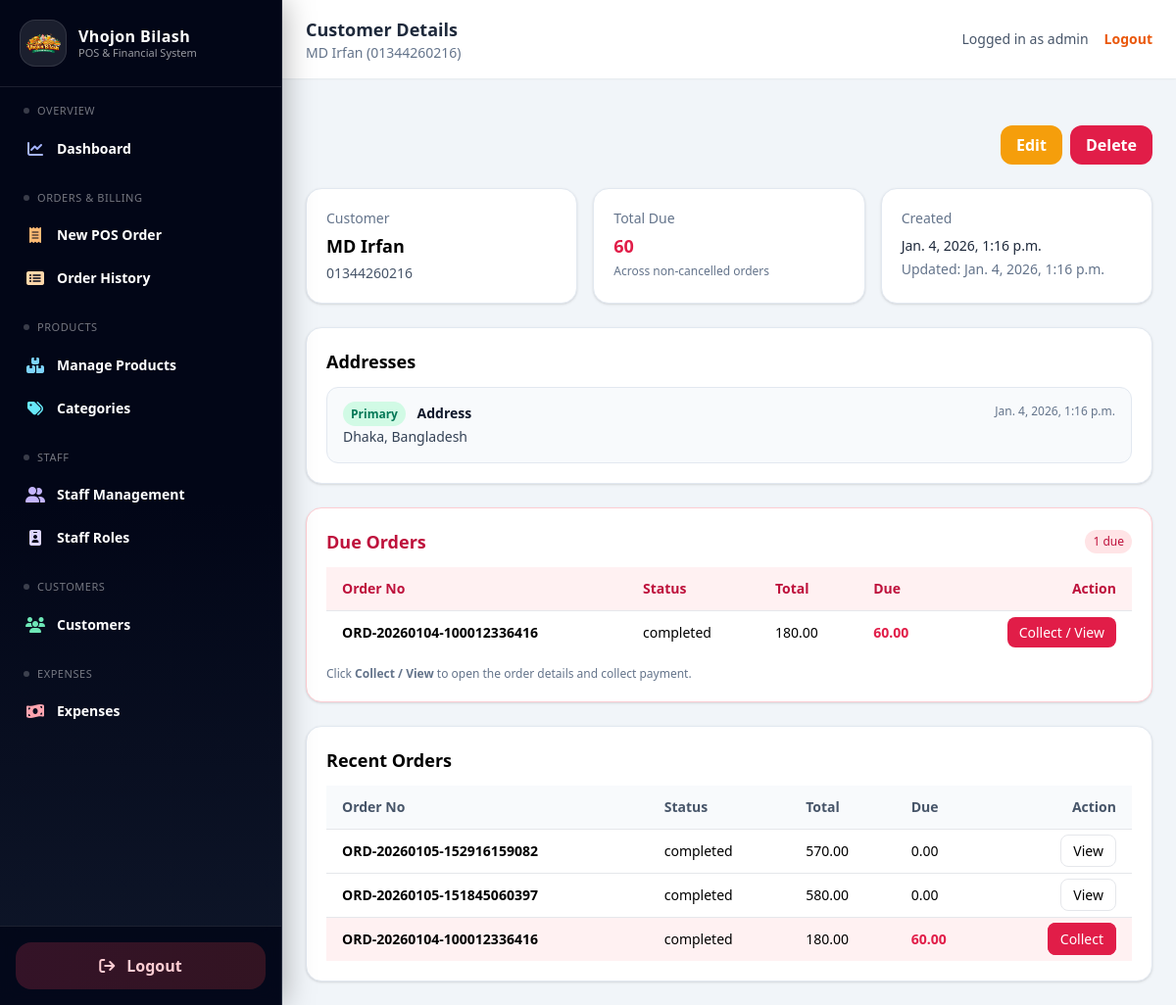
/customers/2/ (signed in), run on an earlier commit of the app's database.
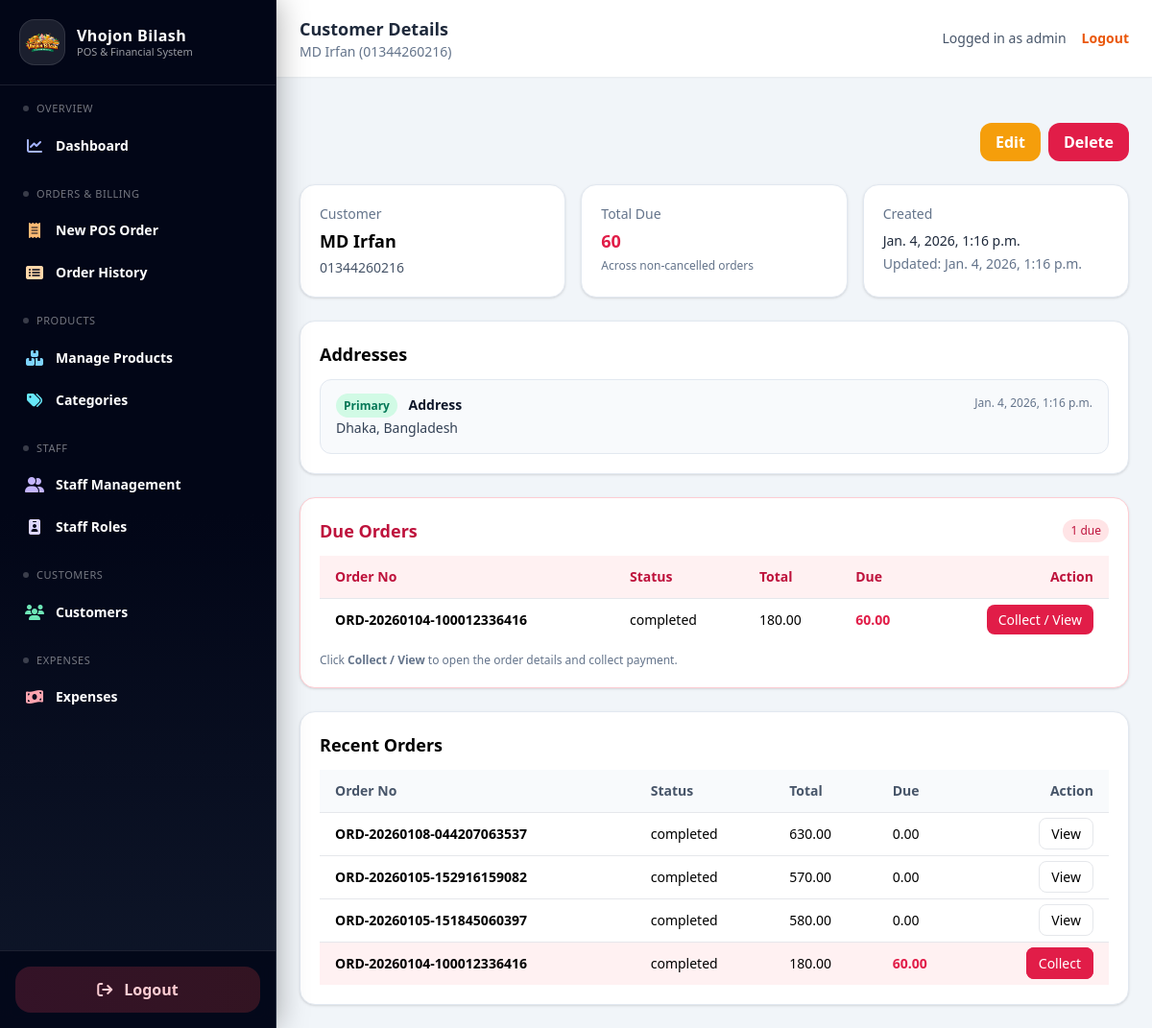
And on a later commit of the database.
### customers/models.py (models this page shows, shortened)
class TimeStampedModel(models.Model):
    created_at = models.DateTimeField(default=timezone.now, editable=False)
    updated_at = models.DateTimeField(auto_now=True)
    class Meta:
        abstract = True

class CustomerAddress(TimeStampedModel):
    customer = models.ForeignKey(
        Customer,
        on_delete=models.CASCADE,
        related_name="addresses"
    )
    address_line = models.TextField()
    is_primary = models.BooleanField(default=True)

### orders/models.py (models this page shows, shortened)
class TimeStampedModel(models.Model):
    created_at = models.DateTimeField(default=timezone.now, editable=False)
    updated_at = models.DateTimeField(auto_now=True)
    class Meta:
        abstract = True

class Order(TimeStampedModel):
    class Source(models.TextChoices):
        ONLINE = "online", "Online"
        STORE = "store", "Physical Store"
    class Status(models.TextChoices):
        PENDING = "pending", "Pending"
        COMPLETED = "completed", "Completed"
        CANCELLED = "cancelled", "Cancelled"
    class DiscountType(models.TextChoices):
        FIXED = "fixed", "Fixed"
        PERCENT = "percent", "Percent"
    order_no = models.CharField(max_length=50, unique=True)
    customer = models.ForeignKey(
        Customer,
        on_delete=models.SET_NULL,
        null=True,
        blank=True,
        related_name="orders",
    )
    customer_address = models.ForeignKey(
        CustomerAddress,
        on_delete=models.SET_NULL,
        null=True,
        blank=True,
    )
    source = models.CharField(
        max_length=10,
        choices=Source.choices,
        default=Source.STORE,
    )
    status = models.CharField(
        max_length=20,
        choices=Status.choices,
        default=Status.PENDING,
    )
    subtotal = models.DecimalField(max_digits=10, decimal_places=2, default=Decimal("0.00"))
    discount_type = models.CharField(
        max_length=10,
        choices=DiscountType.choices,
        null=True,
        blank=True,
    )
    discount_value = models.DecimalField(
        max_digits=10,
        decimal_places=2,
        null=True,
        blank=True,
    )
    discount_amount = models.DecimalField(max_digits=10, decimal_places=2, default=Decimal("0.00"))
    tax_amount = models.DecimalField(max_digits=10, decimal_places=2, default=Decimal("0.00"))
    grand_total = models.DecimalField(max_digits=10, decimal_places=2, default=Decimal("0.00"))
    paid_total = models.DecimalField(max_digits=10, decimal_places=2, default=Decimal("0.00"))
    due_total = models.DecimalField(max_digits=10, decimal_places=2, default=Decimal("0.00"))
    notes = models.TextField(blank=True, null=True)
    ordered_at = models.DateTimeField(default=timezone.now)

### customers/views.py (the view)
# urls.py: path("<int:pk>/", views.customer_detail, name="customer_detail"),
@login_required
def customer_detail(request, pk):
    customer = get_object_or_404(Customer, pk=pk)
    addresses = customer.addresses.all().order_by("-is_primary", "-created_at")
    recent_orders = []
    due_orders = []
    try:
        from orders.models import Order
        recent_orders = Order.objects.filter(customer=customer).order_by("-id")[:10]
        due_orders = (
            Order.objects
            .filter(customer=customer, due_total__gt=0)
            .exclude(status__iexact="cancelled")   # optional if you use cancelled
            .order_by("-id")[:20]
        )
    except Exception:
        recent_orders = []
        due_orders = []
    return render(request, "customers/customer_detail.html", {
        "customer": customer,
        "addresses": addresses,
        "recent_orders": recent_orders,
        "due_orders": due_orders,
    })

### customers/models.py (called while the page is built)
    @property
    def total_due(self) -> Decimal:
        from orders.models import Order  # avoid circular import
        agg = (
            Order.objects
            .filter(customer=self)
            .exclude(status=Order.Status.CANCELLED)
            .aggregate(total=Sum("due_total"))
        )
        return agg["total"] or Decimal("0.00")

### customers/templates/customers/customer_detail.html (shortened to what the changed rows need)
{% extends "base.html" %}
{% block top_title %}Customer Details{% endblock %}
{% block content %}
  <div class="bg-white rounded-2xl shadow border border-slate-200 p-5 mb-6">
    <h2 class="text-lg font-semibold mb-3">Addresses</h2>
    <div class="space-y-3">
      {% for a in addresses %}
        <div class="p-4 rounded-xl border border-slate-200 bg-slate-50 flex items-start justify-between">
          <div>
            <div class="text-sm font-semibold text-slate-900">
              {% if a.is_primary %}
                <span class="text-xs px-2 py-1 rounded-full bg-emerald-100 text-emerald-700 mr-2">Primary</span>
              {% endif %}
              Address
            </div>
            <p class="text-sm text-slate-700 mt-1">{{ a.address_line }}</p>
          </div>
          <div class="text-xs text-slate-500">{{ a.created_at }}</div>
        </div>
      {% empty %}
        <div class="text-slate-500">No addresses added.</div>
      {% endfor %}
    </div>
  </div>
  {% if due_orders %}
    <div class="bg-white rounded-2xl shadow border border-rose-200 p-5 mb-6">
      <div class="flex items-center justify-between mb-3">
        <h2 class="text-lg font-semibold text-rose-700">Due Orders</h2>
      </div>
      <div class="overflow-x-auto">
        <table class="min-w-full text-sm">
          <thead class="bg-rose-50 text-rose-700 border-b">
            <tr class="text-left">
              <th class="py-3 px-4">Order No</th>
              <th class="py-3 px-4">Status</th>
              <th class="py-3 px-4">Total</th>
              <th class="py-3 px-4">Due</th>
              <th class="py-3 px-4 text-right">Action</th>
            </tr>
          </thead>
          <tbody>
            {% for o in due_orders %}
              <tr class="border-b last:border-b-0">
                <td class="py-3 px-4 font-semibold">{{ o.order_no }}</td>
                <td class="py-3 px-4">{{ o.status }}</td>
                <td class="py-3 px-4">{{ o.grand_total }}</td>
                <td class="py-3 px-4 text-rose-600 font-semibold">{{ o.due_total }}</td>
                <td class="py-3 px-4 text-right">
                  <a href="{% url 'orders:order_detail' o.pk %}"
                     class="px-3 py-1.5 rounded-lg bg-rose-600 text-white hover:bg-rose-700">
                    Collect / View
                  </a>
                </td>
              </tr>
            {% endfor %}
          </tbody>
        </table>
      </div>
    </div>
  {% endif %}
  {% if recent_orders %}
    <div class="bg-white rounded-2xl shadow border border-slate-200 p-5">
      <h2 class="text-lg font-semibold mb-3">Recent Orders</h2>
      <div class="overflow-x-auto">
        <table class="min-w-full text-sm">
          <thead class="bg-slate-50 text-slate-600 border-b">
            <tr class="text-left">
              <th class="py-3 px-4">Order No</th>
              <th class="py-3 px-4">Status</th>
              <th class="py-3 px-4">Total</th>
              <th class="py-3 px-4">Due</th>
              <th class="py-3 px-4 text-right">Action</th>
            </tr>
          </thead>
          <tbody>
            {% for o in recent_orders %}
              <tr class="border-b last:border-b-0 {% if o.due_total > 0 %}bg-rose-50{% endif %}">
                <td class="py-3 px-4 font-semibold">{{ o.order_no }}</td>
                <td class="py-3 px-4">{{ o.status }}</td>
                <td class="py-3 px-4">{{ o.grand_total }}</td>
                <td class="py-3 px-4 {% if o.due_total > 0 %}text-rose-600 font-semibold{% endif %}">
                  {{ o.due_total }}
                </td>
                <td class="py-3 px-4 text-right">
                  <a href="{% url 'orders:order_detail' o.pk %}"
                     class="px-3 py-1.5 rounded-lg border hover:bg-slate-50
                            {% if o.due_total > 0 %}
                              bg-rose-600 text-white border-rose-600 hover:bg-rose-700
                            {% else %}
                              bg-white
                            {% endif %}">
                    {% if o.due_total > 0 %}Collect{% else %}View{% endif %}
                  </a>
                </td>
              </tr>
            {% endfor %}
          </tbody>
        </table>
      </div>
    </div>
  {% endif %}
{% endblock %}

What changed in the data, as far as the page shows it:
added Order: order_no "ORD-20260108-044207063537", status "completed", grand_total "630.00", due_total "0.00", shows "View", shown under "Recent Orders"
